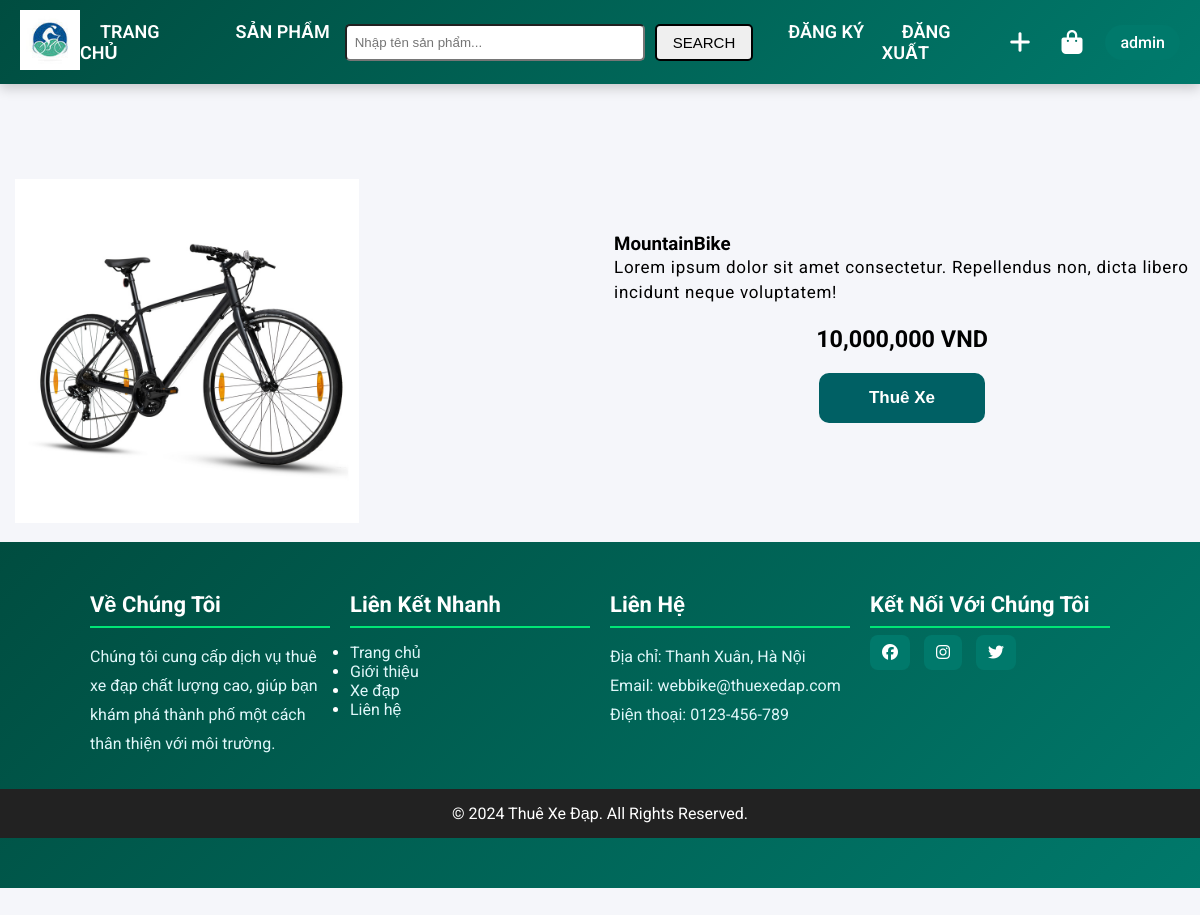
/detail.php?this_id=1 (signed in), run on the app's committed database.
### tables this page shows
CREATE TABLE bicycles (
    id INT PRIMARY KEY AUTO_INCREMENT,
    title VARCHAR(255),
    description TEXT,
    price DECIMAL(10, 2),
    img VARCHAR(255),
    quantity INT
);

### detail.php (the view, shortened to what this page needs)
<!DOCTYPE html>
<html lang="en">
<head>
    <link rel="stylesheet" href="https://cdnjs.cloudflare.com/ajax/libs/font-awesome/6.6.0/css/all.min.css"
 />
    <link rel="stylesheet" href="style.css">
    <link rel="stylesheet" href="detail.css">
</head>
<body>
    <header>
        <div class="logo">
            <a href="#"><img src="assets/images/main-logo.jpg" alt="logo"></a>
        </div>
        <nav class="header_navbar">
            <ul>
                <li><a href="index.php">TRANG CHỦ</a></li>
                <li><a href="#">SẢN PHẨM</a></li>
                <li class="middle-section">
                    <form method="GET" action="search.php">
                        <input type="text" placeholder="Nhập tên sản phẩm..." style="padding: 8px; width: 300px; border-radius: 5px;" name="noidung">
                        <button type="submit" style="padding: 8px 16px; border-radius: 5px; color: black; text-decoration: none; font-size: 15px; border: solid black 2px;">SEARCH</button>
                    </form>
                </li>
                <li><a href="register.php">ĐĂNG KÝ</a></li>
                <li><a href="logout.php">ĐĂNG XUẤT</a></li>
            </ul>
        </nav>
        <div class="header_info">
            <a href="user.php"><i class="fa-solid fa-plus"></i></a>
            <a class="cart" href="cart.php">
                <i class="fa fa-shopping-bag"></i>
            </a>
            <?php if (isset($_SESSION['mySession'])): ?>
                <a class="header_account" href="index.php">
                    <p class="accountname"><?php echo $_SESSION['username']; ?></p>
                </a>
            <?php endif; ?>
        </div>
    </header>
    <div class="detail-container">
        <?php
            include "connect.php";
            $this_id = $_GET['this_id'];
            $sql = "SELECT * FROM bicycles WHERE id = " . $this_id ;
            $result = mysqLi_query($conn,$sql);
            while($row = mysqli_fetch_array($result)){
        ?>
            <div class="detail">
                <div class="detail-image">
                    <img src="assets/images/<?php echo $row['img']; ?>" alt="">
                </div>
            <div class="detail-info">
                <h3><?php echo $row['title']; ?></h3>
                <p><?php echo $row['description']; ?></p>
                <div class="detail-price">
                    <h3 style = "text-align: center" ><?php echo number_format($row['price']);?> VND</h3>
                </div>
                <button class="btn-add" id="addCart">
                    <a href="detail.php?this_id=<?php echo $row['id'];?> & action=add">Thuê Xe</a>
                </button>
            </div>
        <?php } ?>
    </div>
    <footer>
        <div class="footer-container">
            <div class="footer-about">
                <h3>Về Chúng Tôi</h3>
                <p>Chúng tôi cung cấp dịch vụ thuê xe đạp chất lượng cao, giúp bạn khám phá thành phố một cách thân
                    thiện với môi trường.</p>
            </div>
            <div class="footer-links">
                <h3>Liên Kết Nhanh</h3>
                <ul>
                    <li><a href="#">Trang chủ</a></li>
                    <li><a href="#about">Giới thiệu</a></li>
                    <li><a href="#bikes">Xe đạp</a></li>
                    <li><a href="contact.php">Liên hệ</a></li>
                </ul>
            </div>
            <div class="footer-contact">
                <h3>Liên Hệ</h3>
                <p>Địa chỉ: Thanh Xuân, Hà Nội</p>
                <p>Email: webbike@thuexedap.com</p>
                <p>Điện thoại: 0123-456-789</p>
            </div>
            <div class="footer-social">
                <h3>Kết Nối Với Chúng Tôi</h3>
                <a href="#" class="social-icon"><i class="fab fa-facebook"></i></a>
                <a href="#" class="social-icon"><i class="fab fa-instagram"></i></a>
                <a href="#" class="social-icon"><i class="fab fa-twitter"></i></a>
            </div>
        </div>
        <div class="footer-bottom">
            <p>&copy; 2024 Thuê Xe Đạp. All Rights Reserved.</p>
        </div>
    </footer>
</body>
</html>

### style.css (style rules this page uses)
:root { --primary-color: #00e676; --secondary-color: #00796b; --dark-teal: #004d40; --light-cyan: #e0f7fa; --white: #fff; }
* { box-sizing: border-box; margin: 0; padding: 0; }
html, body { font-family: "Roboto", sans-serif; scroll-behavior: smooth; background-color: #f5f6fa; }
.logo img { width: 60px; height: 60px; }
header { background: linear-gradient(135deg, var(--dark-teal) 0%, var(--secondary-color) 100%); display: flex; justify-content: space-between; align-items: center; padding: 10px 20px; box-shadow: 0 4px 12px rgba(0, 0, 0, 0.2); position: sticky; top: 0; z-index: 1000; }
.header_navbar ul { list-style: none; display: flex; gap: 10px; align-items: center; }
.header_navbar ul li a { text-decoration: none; padding: 15px 20px; font-size: 18px; color: var(--white); font-weight: 600; position: relative; transition: color 0.3s ease; }
.header_navbar ul li a::after { content: ''; position: absolute; width: 0; height: 2px; background: var(--primary-color); bottom: 0; left: 0; transition: width 0.3s ease; }
.header_navbar ul li.middle-section form { display: flex; gap: 10px; }
.header_info { display: flex; align-items: center; gap: 10px; }
.header_info > a { color: var(--white); font-size: 16px; font-weight: 500; transition: color 0.3s ease; }
.header_info i { font-size: 24px; padding: 8px; transition: transform 0.3s ease, color 0.3s ease; cursor: pointer; }
.cart { position: relative; }
.header_account { padding: 8px 15px; text-align: center; text-decoration: none; color: var(--white); background: var(--secondary-color); border-radius: 20px; transition: background 0.3s ease, transform 0.3s ease; }
footer { background: linear-gradient(135deg, var(--dark-teal) 0%, var(--secondary-color) 100%); color: var(--white); padding: 50px 0; }
.footer-container { display: grid; grid-template-columns: repeat(auto-fit, minmax(200px, 1fr)); gap: 20px; width: 85%; margin: 0 auto; }
.footer-about h3, .footer-links h3, .footer-contact h3, .footer-social h3 { font-size: 22px; margin-bottom: 15px; border-bottom: 2px solid var(--primary-color); padding-bottom: 8px; }
.footer-about p, .footer-contact p { line-height: 1.8; color: var(--light-cyan); }
.footer-links ul li a { color: var(--light-cyan); text-decoration: none; transition: color 0.3s ease; }
.footer-social a { color: var(--white); background: var(--secondary-color); padding: 8px 12px; border-radius: 8px; margin-right: 10px; transition: background 0.3s ease, transform 0.3s ease; }
.footer-bottom { text-align: center; padding: 15px 0; background: #222; margin-top: 30px; }
@media (min-width: 769px) { .header_navbar ul { gap: 15px; } }
@media (min-width: 769px) { .header_navbar ul li a { font-size: 18px; padding: 15px 20px; } }
@media (min-width: 769px) { .header_info { gap: 15px; } }
@media (min-width: 769px) { .header_info i { font-size: 24px; } }
@media (min-width: 769px) { .header_account { padding: 8px 15px; font-size: 16px; } }

### detail.css (style rules this page uses)
* { padding: 0; margin: 0; box-sizing: border-box; }
.detail-container { width: 100%; margin: 80px auto 50px; }
.detail { display: flex; justify-items: center; align-items: center; }
.detail-image { width: 800px; margin: 15px; }
.detail-image img { width: 60%; }
.detail-info { margin: 0 10px; }
.detail-info p { font-size: 17px; line-height: 25px; letter-spacing: 0.7px; }
.detail-info .detail-price { font-size: 20px; margin: 20px; font-weight: bold; }
.btn-add { cursor: pointer; padding: 15px 50px; font-size: 17px; font-weight: bold; border-radius: 10px; border: none; background-color: #006064; color: white; display: block; margin: 0 auto 50px; transition: all .3s; }
.btn-add a { color: white; text-decoration: none; }

### data on the page
bicycles: img (picture), title "MountainBike", description "Lorem ipsum dolor sit amet consectetur. Repellendus non, dicta libero incidunt neque voluptatem!", price "10,000,000"

### other printed values
$_SESSION['username'] "admin"
